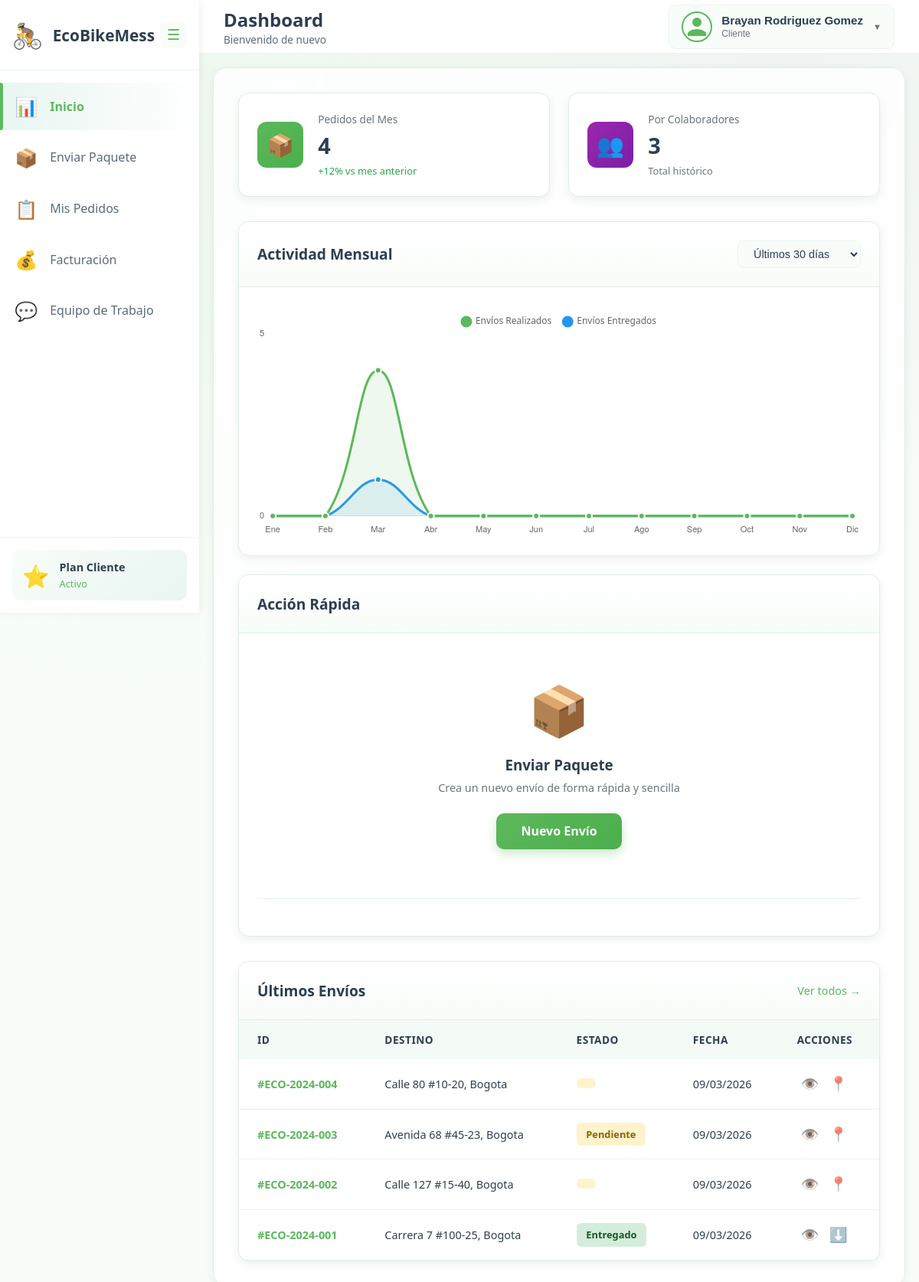
Before: /views/clientes/inicioCliente.php (signed in) with the older database file.
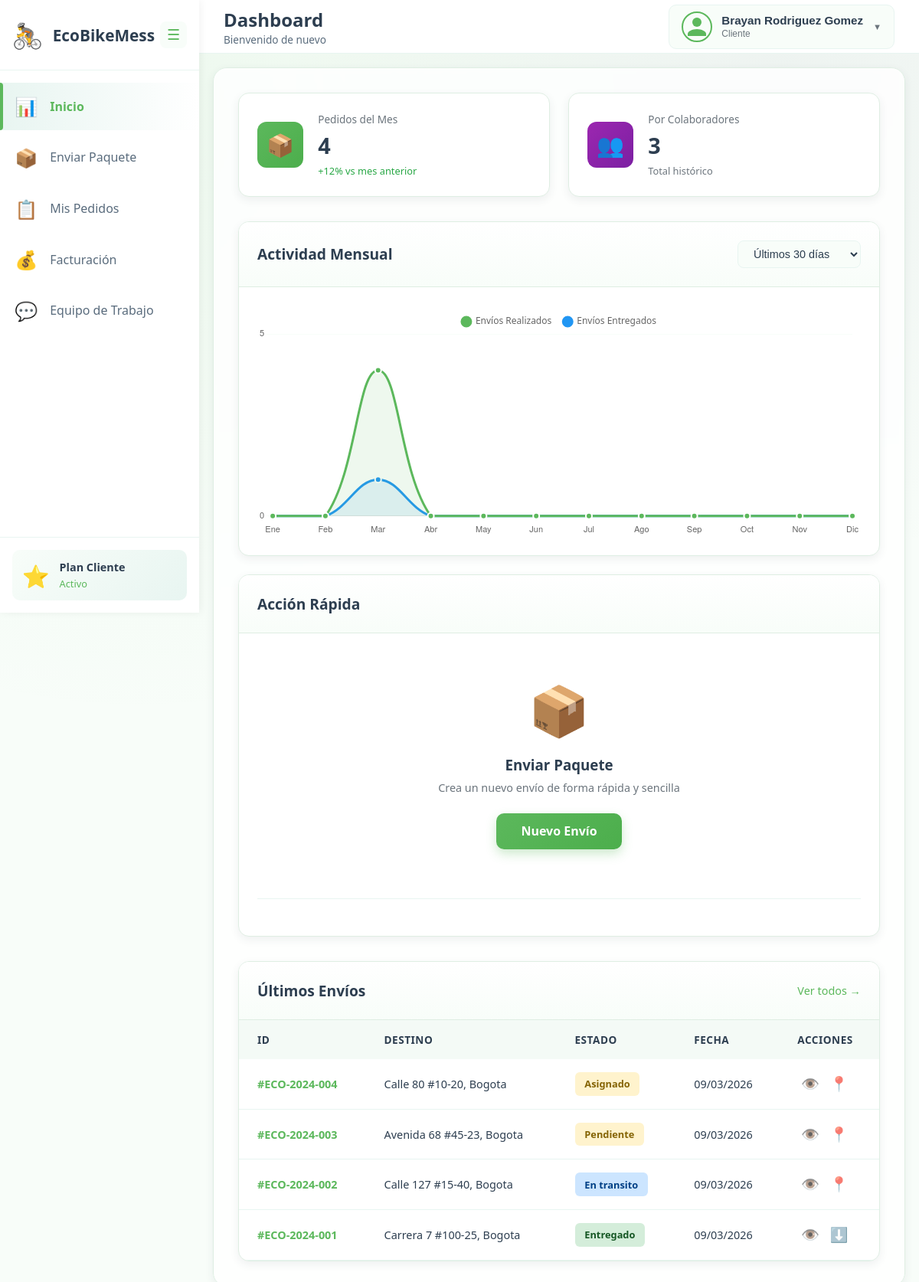
After: the same page with the newer database file.
### tables this page shows
CREATE TABLE IF NOT EXISTS paquetes (
    id INT PRIMARY KEY AUTO_INCREMENT,
    numero_guia VARCHAR(20) UNIQUE NOT NULL,
    cliente_id INT NOT NULL,
    remitente_nombre VARCHAR(200) NOT NULL,
    remitente_telefono VARCHAR(20) NOT NULL,
    remitente_correo VARCHAR(150),
    direccion_origen TEXT NOT NULL,
    destinatario_nombre VARCHAR(200) NOT NULL,
    destinatario_telefono VARCHAR(10) NOT NULL,
    destinatario_telefono2 VARCHAR(10),
    direccion_destino TEXT NOT NULL,
    instrucciones_entrega TEXT,
    descripcion_contenido TEXT NOT NULL,
    dimensiones VARCHAR(100),
    envio_destinatario ENUM('si', 'no') DEFAULT 'no',
    tipo_servicio ENUM('entrega_simple', 'contraentrega') DEFAULT 'entrega_simple',
    costo_envio DECIMAL(10,2) NOT NULL,
    recaudo_esperado DECIMAL(10,2) DEFAULT 0.00,
    estado ENUM('pendiente', 'asignado', 'en_transito', 'en_ruta', 'entregado', 'cancelado', 'devuelto') DEFAULT 'pendiente',
    mensajero_id INT NULL,
    mensajero_recoleccion_id INT NULL,
    recoleccion_id INT NULL,
    creado_por INT NOT NULL,
    fecha_creacion TIMESTAMP DEFAULT CURRENT_TIMESTAMP,
    fecha_asignacion TIMESTAMP NULL,
    fecha_entrega TIMESTAMP NULL,
    qr_code VARCHAR(255) UNIQUE,
    escaneado BOOLEAN DEFAULT FALSE,
    fecha_escaneo TIMESTAMP NULL,
    FOREIGN KEY (cliente_id) REFERENCES clientes(id),
    FOREIGN KEY (mensajero_id) REFERENCES mensajeros(id),
    FOREIGN KEY (mensajero_recoleccion_id) REFERENCES mensajeros(id),
    FOREIGN KEY (creado_por) REFERENCES usuarios(id)
);

### models/conexionGlobal.php (called while the page is built)
<?php
function conexionDB(){
    try {
        $dsn = "mysql:host=127.0.0.1;port=3306;dbname=ecobikemess;charset=utf8";
        $db = new PDO($dsn, 'root', '');
        $db->setAttribute(PDO::ATTR_ERRMODE, PDO::ERRMODE_EXCEPTION);
        return $db;
    } catch (PDOException $PDOe) {
        throw new Exception("Fallo SQL: " . $PDOe->getMessage());
    }
}

### models/inicioClienteModel.php (called while the page is built, shortened)
<?php
require_once __DIR__ . '/conexionGlobal.php';
class InicioClienteModel {
    private $conn;
    public function __construct() {
        $this->conn = conexionDB();
    }
    public function obtenerIdCliente($usuario_id, $rol) {
        try {
            if ($rol === 'cliente') {
                $sql = "SELECT id FROM clientes WHERE usuario_id = :uid";
                $stmt = $this->conn->prepare($sql);
                $stmt->execute([':uid' => $usuario_id]);
                return $stmt->fetchColumn();
            } elseif ($rol === 'colaborador') {
                $sql = "SELECT cliente_id FROM colaboradores_cliente WHERE usuario_id = :uid";
                $stmt = $this->conn->prepare($sql);
                $stmt->execute([':uid' => $usuario_id]);
                return $stmt->fetchColumn();
            }
        } catch (PDOException $e) {
            return null;
        }
        return null;
    }
    public function obtenerUltimosPedidos($cliente_id, $limit = 5) {
        try {
            $sql = "SELECT id, numero_guia, direccion_destino, estado, fecha_creacion
                    FROM paquetes
                    WHERE cliente_id = :cid
                    ORDER BY fecha_creacion DESC
                    LIMIT :limit";
            $stmt = $this->conn->prepare($sql);
            $stmt->bindValue(':cid', $cliente_id, PDO::PARAM_INT);
            $stmt->bindValue(':limit', $limit, PDO::PARAM_INT);
            $stmt->execute();
            return $stmt->fetchAll(PDO::FETCH_ASSOC);
        } catch (PDOException $e) {
            return [];
        }
    }
    public function obtenerDatosGrafica($cliente_id, $periodo = 'year') {
        try {
            $condicion = "AND YEAR(fecha_creacion) = YEAR(CURRENT_DATE())";
            $sql = "SELECT MONTH(fecha_creacion) as mes, COUNT(*) as total,
                    SUM(CASE WHEN estado = 'entregado' THEN 1 ELSE 0 END) as entregados
                    FROM paquetes
                    WHERE cliente_id = :cid $condicion
                    GROUP BY MONTH(fecha_creacion)
                    ORDER BY mes ASC";
            $stmt = $this->conn->prepare($sql);
            $stmt->execute([':cid' => $cliente_id]);
            return $stmt->fetchAll(PDO::FETCH_ASSOC);
        } catch (PDOException $e) {
            return [];
        }
    }
}
?>

### views/Clientes/inicioCliente.php (the view, shortened to what the rows shown need)
<?php
require_once '../../models/inicioClienteModel.php';
$ultimosPedidos = [];
$chartDataRaw = [];
$model = new InicioClienteModel();
$cliente_id = $model->obtenerIdCliente($_SESSION['user_id'], $_SESSION['user_role']);
if ($cliente_id) {
    $ultimosPedidos = $model->obtenerUltimosPedidos($cliente_id);
    $chartDataRaw = $model->obtenerDatosGrafica($cliente_id);
}
$chartLabels = ['Ene', 'Feb', 'Mar', 'Abr', 'May', 'Jun', 'Jul', 'Ago', 'Sep', 'Oct', 'Nov', 'Dic'];
$dataTotal = array_fill(0, 12, 0);
$dataEntregados = array_fill(0, 12, 0);
foreach ($chartDataRaw as $row) {
    $mesIndex = intval($row['mes']) - 1;
    if ($mesIndex >= 0 && $mesIndex < 12) {
        $dataTotal[$mesIndex] = intval($row['total']);
        $dataEntregados[$mesIndex] = intval($row['entregados']);
    }
}
?>
<!DOCTYPE html>
<html lang="es">
<head>
    <link rel="stylesheet" href="../../public/css/clienteSidebar.css">
    <link rel="stylesheet" href="../../public/css/clienteNavbar.css">
    <link rel="stylesheet" href="../../public/css/inicioCliente.css">
    <link rel="stylesheet" href="../../public/css/clientesTheme.css">
</head>
<body>
    <div class="main-content">
        <?php include '../layouts/clienteNavbar.php'; ?>
        <div class="dashboard-container">
            <div class="content-grid">
                <div class="card chart-card">
                    <div class="card-header">
                        <h2>Actividad Mensual</h2>
                    </div>
                </div>
                <div class="card quick-action-card">
                    <div class="card-header">
                        <h2>Acción Rápida</h2>
                    </div>
                </div>
            </div>
            <div class="content-grid-2">
                <div class="card">
                    <div class="card-header">
                        <h2>Últimos Envíos</h2>
                    </div>
                    <div class="card-body no-padding">
                        <div class="table-container">
                            <table class="data-table">
                                <thead>
                                    <tr>
                                        <th>ID</th>
                                        <th>Destino</th>
                                        <th>Estado</th>
                                        <th>Fecha</th>
                                        <th>Acciones</th>
                                    </tr>
                                </thead>
                                <tbody>
                                    <?php if (empty($ultimosPedidos)): ?>
                                        <tr><td colspan="5" style="text-align:center;">No hay envíos recientes</td></tr>
                                    <?php else: ?>
                                        <?php foreach ($ultimosPedidos as $pedido): ?>
                                            <?php
                                                $statusClass = 'status-pending';
                                                $statusText = ucfirst(str_replace('_', ' ', $pedido['estado']));
                                                if ($pedido['estado'] == 'entregado') $statusClass = 'status-delivered';
                                                elseif (in_array($pedido['estado'], ['en_transito', 'en_proceso'])) $statusClass = 'status-in-transit';
                                                elseif ($pedido['estado'] == 'cancelado') $statusClass = 'status-cancelled';
                                            ?>
                                            <tr>
                                                <td><span class="order-id">#<?php echo htmlspecialchars($pedido['numero_guia']); ?></span></td>
                                                <td><?php echo htmlspecialchars($pedido['direccion_destino']); ?></td>
                                                <td><span class="status-badge <?php echo $statusClass; ?>"><?php echo $statusText; ?></span></td>
                                                <td><?php echo date('d/m/Y', strtotime($pedido['fecha_creacion'])); ?></td>
                                                <td>
                                                    <button class="icon-btn" title="Ver detalles">👁️</button>
                                                    <?php if ($pedido['estado'] == 'entregado'): ?>
                                                        <button class="icon-btn" title="Descargar">⬇️</button>
                                                    <?php else: ?>
                                                        <button class="icon-btn" title="Rastrear">📍</button>
                                                    <?php endif; ?>
                                                </td>
                                            </tr>
                                        <?php endforeach; ?>
                                    <?php endif; ?>
                                </tbody>
                            </table>
                        </div>
                    </div>
                </div>
    <script>
        window.dashboardChartData = {
            labels: <?php echo json_encode($chartLabels); ?>,
            total: <?php echo json_encode($dataTotal); ?>,
            entregados: <?php echo json_encode($dataEntregados); ?>
        };
    </script>
</body>
</html>

Changed rows visible on the page:
changed paquetes "Calle 80 #10-20, Bogota": estado (not shown) → "Asignado"
changed paquetes "Calle 127 #15-40, Bogota": estado (not shown) → "En transito"
